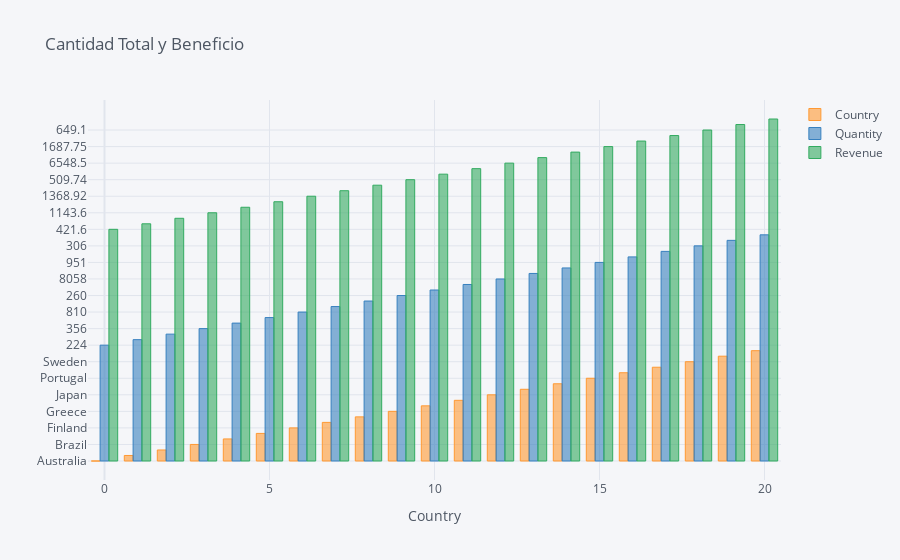

The notebook cell saved with this chart:
### Code cell
data_uk.iplot(kind='bar', 
           xTitle='Country', 
           title='Cantidad Total y Beneficio')

### Figure 1 — Plotly figure (JSON) as saved in the notebook; plotly's stock layout.template omitted (floating-point values rounded to 4 significant figures)
{"data": [{"marker": {"color": "rgba(255, 153, 51, 0.6)", "line": {"color": "rgba(255, 153, 51, 1.0)", "width": 1}}, "name": "Country", "orientation": "v", "text": "", "type": "bar", "x": [0, 1, 2, 3, 4, 5, 6, 7, 8, 9, 10, 11, 12, 13, 14, 15, 16, 17, 18, 19, 20], "y": ["Australia", "Austria", "Belgium", "Brazil", "Channel Islands", "EIRE", "Finland", "France", "Germany", "Greece", "Iceland", "Italy", "Japan", "Netherlands", "Poland", "Portugal", "Singapore", "Spain", "Sweden", "Switzerland", "USA"]}, {"marker": {"color": "rgba(55, 128, 191, 0.6)", "line": {"color": "rgba(55, 128, 191, 1.0)", "width": 1}}, "name": "Quantity", "orientation": "v", "text": "", "type": "bar", "x": [0, 1, 2, 3, 4, 5, 6, 7, 8, 9, 10, 11, 12, 13, 14, 15, 16, 17, 18, 19, 20], "y": [224, 308, 1170, 356, 96, 4129, 810, 2265, 5702, 260, 483, 653, 8058, 1762, 432, 951, 1384, 948, 306, 878, 137]}, {"marker": {"color": "rgba(50, 171, 96, 0.6)", "line": {"color": "rgba(50, 171, 96, 1.0)", "width": 1}}, "name": "Revenue", "orientation": "v", "text": "", "type": "bar", "x": [0, 1, 2, 3, 4, 5, 6, 7, 8, 9, 10, 11, 12, 13, 14, 15, 16, 17, 18, 19, 20], "y": [421.6, 584.8, 1788.0, 1144.0, 243, 7270.0, 1369.0, 3899.0, 10990.0, 509.7, 636.2, 737.8, 6548.0, 2887.0, 705.8, 1688.0, 2119.0, 1646.0, 649.1, 1757.0, 383.9]}], "layout": {"legend": {"bgcolor": "#F5F6F9", "font": {"color": "#4D5663"}}, "paper_bgcolor": "#F5F6F9", "plot_bgcolor": "#F5F6F9", "title": {"font": {"color": "#4D5663"}, "text": "Cantidad Total y Beneficio"}, "xaxis": {"gridcolor": "#E1E5ED", "showgrid": true, "tickfont": {"color": "#4D5663"}, "title": {"font": {"color": "#4D5663"}, "text": "Country"}, "zerolinecolor": "#E1E5ED"}, "yaxis": {"gridcolor": "#E1E5ED", "showgrid": true, "tickfont": {"color": "#4D5663"}, "title": {"font": {"color": "#4D5663"}, "text": ""}, "zerolinecolor": "#E1E5ED"}}}
